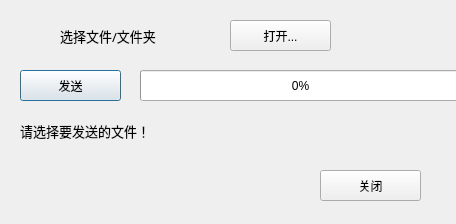
<?xml version="1.0" encoding="UTF-8"?>
<ui version="4.0">
 <class>Server</class>
 <widget class="QDialog" name="Server">
  <property name="geometry">
   <rect>
    <x>0</x>
    <y>0</y>
    <width>456</width>
    <height>224</height>
   </rect>
  </property>
  <property name="windowTitle">
   <string>发送</string>
  </property>
  <widget class="QLabel" name="label_2">
   <property name="geometry">
    <rect>
     <x>60</x>
     <y>20</y>
     <width>161</width>
     <height>31</height>
    </rect>
   </property>
   <property name="font">
    <font>
     <family>黑体</family>
     <pointsize>10</pointsize>
     <weight>50</weight>
     <italic>false</italic>
     <bold>false</bold>
    </font>
   </property>
   <property name="styleSheet">
    <string notr="true">font: 10pt &quot;黑体&quot;;</string>
   </property>
   <property name="text">
    <string>选择文件/文件夹</string>
   </property>
  </widget>
  <widget class="QLabel" name="sStatusLbl">
   <property name="geometry">
    <rect>
     <x>20</x>
     <y>110</y>
     <width>301</width>
     <height>41</height>
    </rect>
   </property>
   <property name="font">
    <font>
     <family>Agency FB</family>
     <pointsize>10</pointsize>
    </font>
   </property>
   <property name="text">
    <string>请选择要发送的文件！</string>
   </property>
  </widget>
  <widget class="QPushButton" name="sSendBtn">
   <property name="geometry">
    <rect>
     <x>20</x>
     <y>70</y>
     <width>101</width>
     <height>31</height>
    </rect>
   </property>
   <property name="styleSheet">
    <string notr="true">font: 10pt &quot;Agency FB&quot;;</string>
   </property>
   <property name="text">
    <string>发送</string>
   </property>
  </widget>
  <widget class="QPushButton" name="sOpenBtn">
   <property name="geometry">
    <rect>
     <x>230</x>
     <y>20</y>
     <width>101</width>
     <height>31</height>
    </rect>
   </property>
   <property name="styleSheet">
    <string notr="true">font: 10pt &quot;Agency FB&quot;;</string>
   </property>
   <property name="text">
    <string>打开...</string>
   </property>
  </widget>
  <widget class="QPushButton" name="sCloseBtn">
   <property name="geometry">
    <rect>
     <x>320</x>
     <y>170</y>
     <width>101</width>
     <height>31</height>
    </rect>
   </property>
   <property name="styleSheet">
    <string notr="true">font: 10pt &quot;Agency FB&quot;;</string>
   </property>
   <property name="text">
    <string>关闭</string>
   </property>
  </widget>
  <widget class="QProgressBar" name="progressBar">
   <property name="geometry">
    <rect>
     <x>140</x>
     <y>70</y>
     <width>321</width>
     <height>31</height>
    </rect>
   </property>
   <property name="value">
    <number>0</number>
   </property>
  </widget>
 </widget>
 <resources/>
 <connections/>
</ui>
